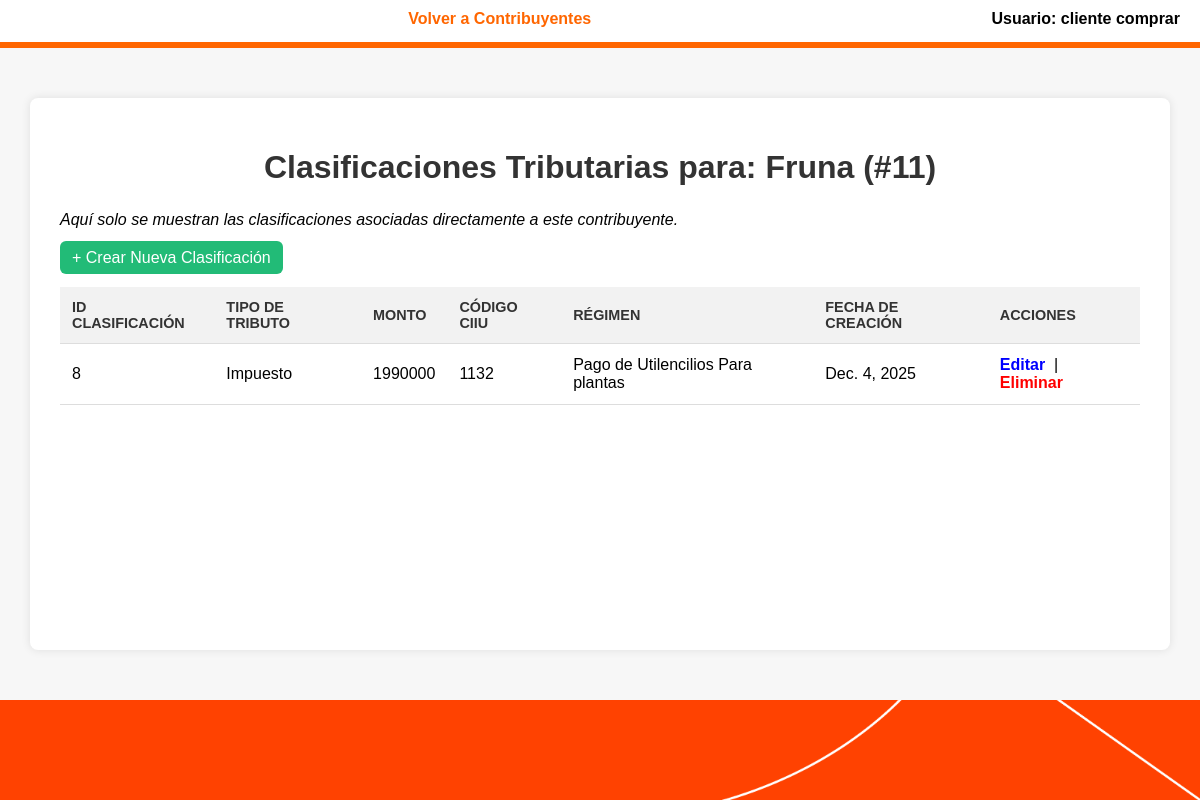
Page /tributarios/11/clasificaciones/ (signed in) on the committed database.
### miapp/models.py (models this page shows, shortened)
class Usuario(models.Model):
    id_usuario = models.AutoField(primary_key=True)
    nombre = models.CharField(max_length=30)
    apellido = models.CharField(max_length=25)
    mail = models.CharField(max_length=25)
    contraseña = models.CharField(max_length=12)
    rol = models.CharField(max_length=15)

class Contribuyente(models.Model):
    id_contribuyente = models.AutoField(primary_key=True)
    id_pais = models.ForeignKey(Pais, on_delete=models.CASCADE)
    id_usuario = models.ForeignKey(Usuario, on_delete=models.CASCADE)
    situación = models.CharField(max_length=20)
    nombre_comercial = models.CharField(max_length=100)
    actividad_economica = models.CharField(max_length=50)
    identificador_tributario = models.CharField(max_length=30)
    tipo = models.CharField(max_length=20)
    empleados = models.IntegerField()
    categoria = models.CharField(max_length=40)

class ClasificacionTributaria(models.Model):
    id_clasificacion = models.AutoField(primary_key=True)
    id_contribuyente = models.ForeignKey(Contribuyente, on_delete=models.CASCADE)
    id_pais = models.ForeignKey(Pais, on_delete=models.CASCADE)
    id_usuario = models.ForeignKey(Usuario, on_delete=models.CASCADE)
    tipo_de_tributo = models.CharField(max_length=15)
    monto = models.IntegerField()
    codigo_CIIU = models.IntegerField()
    regimen = models.TextField()
    fecha_de_creacion = models.DateField()

### miapp/views.py (the view)
# urls.py: path('tributarios/<int:contribuyente_id>/clasificaciones/', views.clasificaciones_por_contribuyente, name='clasificaciones_por_contribuyente'),
def clasificaciones_por_contribuyente(request, contribuyente_id):
    if 'usuario_id' not in request.session:
        return redirect('crear_usuario')
    usuario_id = request.session['usuario_id']
    usuario = Usuario.objects.get(pk=usuario_id)
    try:
        contribuyente = Contribuyente.objects.get(pk=contribuyente_id)
    except Contribuyente.DoesNotExist:
        messages.error(request, "Contribuyente no encontrado.")
        return redirect('manejo_tributarios')
    if usuario.rol != 'administrador' and contribuyente.id_usuario != usuario:
        messages.error(request, "No autorizado.")
        return redirect('manejo_tributarios')
    clasificaciones = ClasificacionTributaria.objects.filter(id_contribuyente=contribuyente)
    return render(request, 'clasificaciones_por_contribuyente.html', {
        'usuario': usuario,
        'contribuyente': contribuyente,
        'clasificaciones': clasificaciones
    })

### templates/clasificaciones_por_contribuyente.html (shortened to what this page needs)
{% load static %}
<!DOCTYPE html>
<html lang="es">
<head>
    <link rel="stylesheet" href="{% static 'clasificiones.css' %}">
</head>
<body>
    <header class="main-header">
        <nav class="nav-links">
            <a href="{% url 'manejo_tributarios' %}" class="nav-link">Volver a Contribuyentes</a>
        </nav>
        <div class="user-session">
            <span class="username">Usuario: {{ usuario.nombre }} {{ usuario.apellido }}</span>
        </div>
    </header>
    <main class="tabla-container">
        <h1 class="titulo">Clasificaciones Tributarias para: {{ contribuyente.nombre_comercial }} (#{{ contribuyente.id_contribuyente }})</h1>
        <p style="margin-bottom: 20px; font-style: italic;">
            Aquí solo se muestran las clasificaciones asociadas directamente a este contribuyente.
        </p>
        <a href="{% url 'crear_clasificacion' contribuyente.id_contribuyente %}" style="background:#2b7; color:#fff; padding:8px 12px; border-radius:6px; text-decoration:none;">
            + Crear Nueva Clasificación
        </a>
        <table id="clasificacionesTable">
            <thead>
                <tr>
                    <th>ID Clasificación</th>
                    <th>Tipo de Tributo</th>
                    <th>Monto</th>
                    <th>Código CIIU</th>
                    <th>Régimen</th>
                    <th>Fecha de Creación</th>
                    <th>Acciones</th>
                </tr>
            </thead>
            <tbody>
                {% for c in clasificaciones %}
                <tr>
                    <td>{{ c.id_clasificacion }}</td>
                    <td>{{ c.tipo_de_tributo }}</td>
                    <td>{{ c.monto }}</td>
                    <td>{{ c.codigo_CIIU }}</td>
                    <td>{{ c.regimen }}</td>
                    <td>{{ c.fecha_de_creacion }}</td>
                    <td>
                        <a href="{% url 'editar_clasificacion' c.id_clasificacion %}" class="manage-link" style="color: blue; text-decoration:none;">Editar</a>
                        &nbsp;|&nbsp;
                        <a href="{% url 'eliminar_clasificacion' c.id_clasificacion %}" class="manage-link" style="color: red; text-decoration:none;">Eliminar</a>
                    </td>
                </tr>
                {% empty %}
                <tr>
                    <td colspan="8">Este contribuyente no tiene clasificaciones tributarias registradas.</td>
                </tr>
                {% endfor %}
            </tbody>
        </table>
    </main>
    <footer class="footer"></footer>
</body>
</html>

### miapp/static/clasificiones.css (style rules this page uses)
:root { --primary-orange: #ff6600; --light-bg: #f7f7f7; --border-color: #ddd; --text-dark: #333; }
html, body { height: 100%; margin: 0; font-family: Arial, sans-serif; }
body { display: flex; flex-direction: column; min-height: 100vh; background-color: var(--light-bg); }
.main-header { display: flex; align-items: center; gap: 12px; padding: 10px 20px 20px 20px; background: white; position: relative; }
.main-header::after { content: ''; position: absolute; left: 0; right: 0; bottom: 0; height: 6px; background: var(--primary-orange); }
.nav-links { flex: 1 1 auto; display: flex; justify-content: center; gap: 20px; }
.nav-link { color: var(--primary-orange); text-decoration: none; font-weight: bold; }
.user-session { flex: 0 0 auto; }
.user-session .username { font-weight: 600; }
.tabla-container { flex: 1 0 auto; margin: 50px auto; width: 90%; max-width: 1100px; background-color: white; padding: 30px; box-shadow: 0 0 10px rgba(0, 0, 0, 0.1); border-radius: 8px; }
.titulo { text-align: center; color: var(--text-dark); margin-bottom: 25px; font-size: 2em; }
#clasificacionesTable { width: 100%; border-collapse: collapse; margin-top: 20px; }
th, td { padding: 12px; text-align: left; border-bottom: 1px solid var(--border-color); }
th { background-color: #f2f2f2; color: var(--text-dark); font-weight: bold; text-transform: uppercase; font-size: 0.9em; }
.manage-link { font-weight: 600; transition: opacity 0.2s; }
.footer { background-color: var(--primary-orange); height: 100px; width: 100%; margin-top: auto; background-image: url('/static/img/Banner.png'); background-size: cover; background-position: bottom center; }

### rows in the picture
Usuario: nombre "cliente", apellido "comprar"
Contribuyente: nombre_comercial "Fruna", id_contribuyente "11"
ClasificacionTributaria: id_clasificacion "8", tipo_de_tributo "Impuesto", monto "1990000", codigo_CIIU "1132", regimen "Pago de Utilencilios Para plantas", fecha_de_creacion "Dec. 4, 2025"
